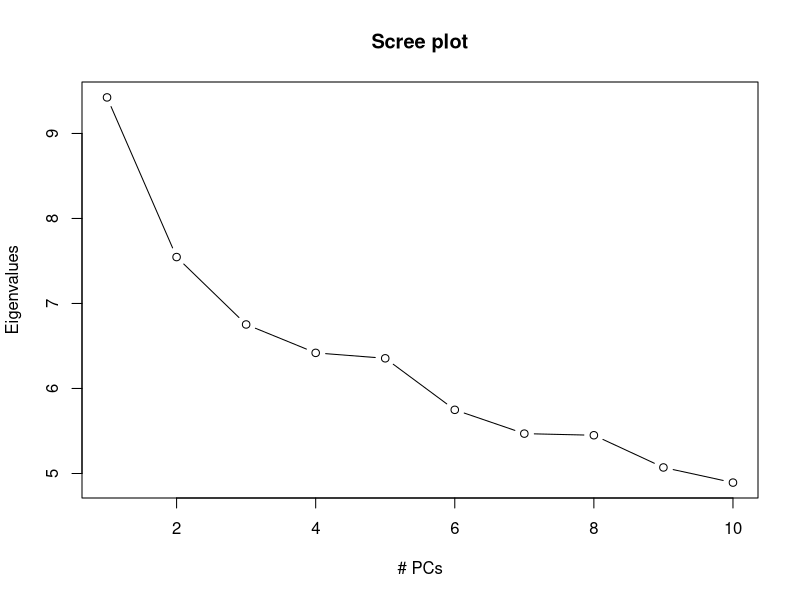

Write R code to recreate this figure.
## ---- chunk 1
tabl <- "
| Feature inclusion criteria |	As summary statistic | As inclusion criteria |
|----------------------------|-----------------------|-----------------------|
| Missingness per individual |`--missing`            |`--mind N`.            |
| Missingness per marker	   | --missing	           | --geno N              |
| Allele frequency	         | --freq	               | --maf N               |
| Hardy-Weinberg equilibrium |--hardy	               | --hwe N               |
"
cat(tabl) # output the table in a format good for HTML/PDF/docx conversion
## ---- chunk 2
# R codes- run in R Console
set.seed(1)
group<-rep(1,344)
idx<-sample(344,170)
group[idx]<-2
write.table(group, "./Data/PC/group.txt", row.names=F, col.names=F, quote=F, sep=" ")
head(group)
## ---- chunk 3
# R codes- run in R Console
# generate plot in R
pc_eig <- read.table("./Data/PC/pc_eig.txt",header=F) # read in eigenvalue
names(pc_eig) <- "eig"

# generate scree plot-- eigenvalue vs # of PC
plot(1:10, pc_eig$eig, type="b", xlab="# PCs", ylab="Eigenvalues",
main="Scree plot")
## ---- chunk 4
# R codes- run in R Console
y=read.table("./Data/PC/r_met.txt") #read phenotype data
pc=read.table("./Data/PC/pc.txt") #read pc data
y=as.matrix(y) #create a matrix from phenotype data
pc=as.matrix(pc) #create a matrix from pc data
fit=lm(y~pc)
summary(fit)

## ---- chunk 5
## R codes- run in R Console
# Read phenotype data and covariates data
pheno=read.table("./Data/Assoc/conty_pheno.txt") #read phenotype data
covar=read.table("./Data/Assoc/conty_covar.txt") #read covariates data
pheno=as.matrix(pheno) #create a matrix from the phenotype data 
covar=as.matrix(covar) #create a matrix from the covariates data
n=dim(pheno)[1] #sample size
p=dim(pheno)[2] #number of traits
## ---- chunk 6
# R codes- run in R Console
fit=list() #create an empty list
residpheno=matrix(0, n, p) #create an empty matrix
for (i in 1:p){
  fit[[i]]=lm(pheno[,i]~covar) #for each trait, fit a linear regression model of phenotype against covariates
  residpheno[,i]=resid(fit[[i]]) #obtain residual phenotype data
}
write.table(residpheno, "./Data/Assoc/resid_phenotype.txt", row.names=F, col.names=F, quote=F, sep=" ") #save residual phenotype data
